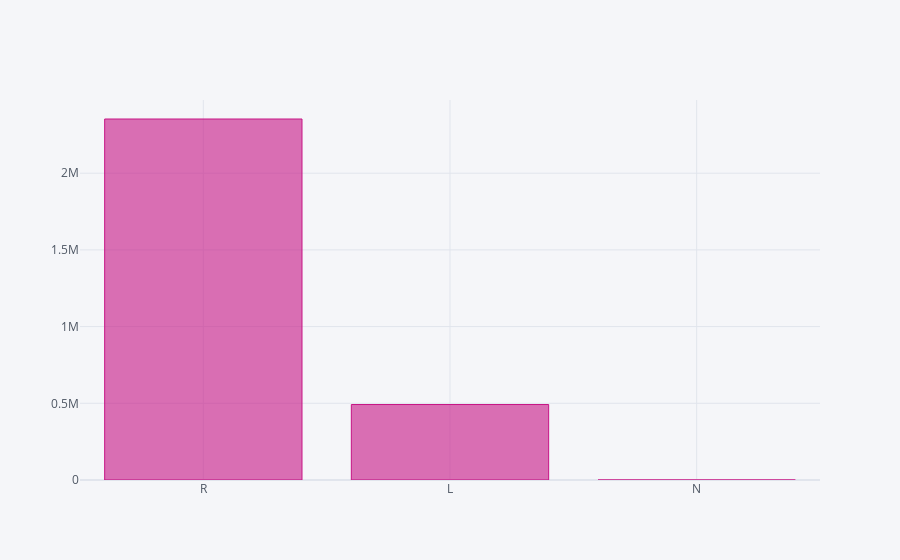

Here is the notebook cell this chart was saved with:
### Markdown cell above
## Calculating the most affected side

### Code cell
df_accident['Side'].value_counts().compute().iplot(kind = 'bar',
                                                   colors = 'mediumvioletred')

### Figure 1 — Plotly figure (JSON) as saved in the notebook; plotly's stock layout.template omitted (floating-point values rounded to 4 significant figures)
{"data": [{"marker": {"color": "rgba(199, 21, 133, 0.6)", "line": {"color": "rgba(199, 21, 133, 1.0)", "width": 1}}, "name": "Side", "orientation": "v", "text": "", "type": "bar", "x": ["R", "L", "N"], "y": [2353309, 492032, 1]}], "layout": {"legend": {"bgcolor": "#F5F6F9", "font": {"color": "#4D5663"}}, "paper_bgcolor": "#F5F6F9", "plot_bgcolor": "#F5F6F9", "title": {"font": {"color": "#4D5663"}}, "xaxis": {"gridcolor": "#E1E5ED", "showgrid": true, "tickfont": {"color": "#4D5663"}, "title": {"font": {"color": "#4D5663"}, "text": ""}, "zerolinecolor": "#E1E5ED"}, "yaxis": {"gridcolor": "#E1E5ED", "showgrid": true, "tickfont": {"color": "#4D5663"}, "title": {"font": {"color": "#4D5663"}, "text": ""}, "zerolinecolor": "#E1E5ED"}}}
